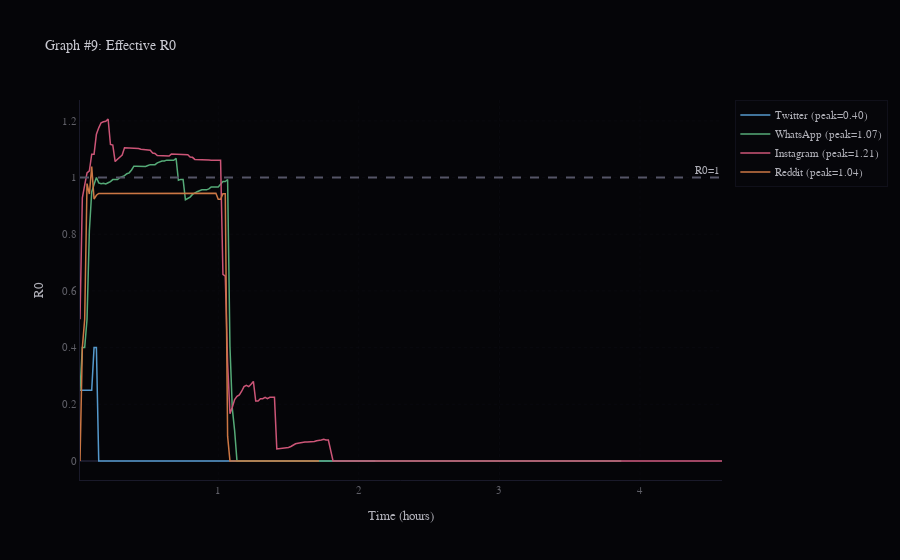

The notebook cell saved with this chart:
### Code cell
# Graph #9: R0 Timeline Per Platform (Fix 2: handle edge cases gracefully)
def plot_g9(fig, ax, dark=True):
    plotted = False
    for plat in [Platform.TWITTER, Platform.WHATSAPP, Platform.INSTAGRAM, Platform.REDDIT]:
        r = platform_results.get(plat)
        if r is None:
            continue
        c = PLATFORM_COLORS[plat] if dark else ACAD_PLAT_COLORS[plat]
        if r.r0_timeline and len(r.r0_timeline) > 1:
            ts = [t/3600 for t, _ in r.r0_timeline]; vs = [v for _, v in r.r0_timeline]
            l, = ax.plot(ts, vs, color=c, label=f'{PLATFORM_NAMES[plat]} (peak={r.r0_final:.2f})')
            if dark: add_subtle_glow(l)
            plotted = True
        else:
            # Show as annotation for platforms with minimal R0 data
            ax.scatter([0], [r.r0_final], color=c, marker='x', s=40, zorder=3,
                       label=f'{PLATFORM_NAMES[plat]} (peak={r.r0_final:.2f})')
    ax.axhline(y=1.0, color='#555566' if dark else '#888888', linestyle='--', linewidth=0.8, label='R0=1 threshold')
    ax.set_xlabel('Time (hours)'); ax.set_ylabel('Effective R0')
    ax.set_title('Graph #9: Effective Reproduction Number'); ax.legend(fontsize=7); ax.grid(True)

def plotly_g9():
    fig_p = go.Figure()
    for plat in [Platform.TWITTER, Platform.WHATSAPP, Platform.INSTAGRAM, Platform.REDDIT]:
        r = platform_results.get(plat)
        if r is None:
            continue
        if r.r0_timeline and len(r.r0_timeline) > 1:
            ts = [t/3600 for t, _ in r.r0_timeline]; vs = [v for _, v in r.r0_timeline]
            fig_p.add_trace(go.Scatter(x=ts, y=vs, mode='lines',
                name=f'{PLATFORM_NAMES[plat]} (peak={r.r0_final:.2f})',
                line=dict(color=PLATFORM_COLORS[plat], width=1.5)))
        else:
            fig_p.add_trace(go.Scatter(x=[0], y=[r.r0_final], mode='markers',
                name=f'{PLATFORM_NAMES[plat]} (peak={r.r0_final:.2f})',
                marker=dict(color=PLATFORM_COLORS[plat], size=8, symbol='x')))
    fig_p.add_hline(y=1.0, line_dash='dash', line_color='#555566', annotation_text='R0=1')
    fig_p.update_layout(title='Graph #9: Effective R0', xaxis_title='Time (hours)', yaxis_title='R0')
    return fig_p

plot_dual(9, 'r0_timeline', plot_g9, plotly_g9)

### Figure 1 — Plotly figure (JSON) as saved in the notebook; plotly's stock layout.template omitted (floating-point values rounded to 4 significant figures; data arrays with more than 128 entries replaced by an {"elided": "..."} marker saying what was removed)
{"data": [{"line": {"color": "#5599cc", "width": 1.5}, "mode": "lines", "name": "Twitter (peak=0.40)", "type": "scatter", "x": {"elided": "255 float values"}, "y": {"elided": "255 float values"}}, {"line": {"color": "#55aa77", "width": 1.5}, "mode": "lines", "name": "WhatsApp (peak=1.07)", "type": "scatter", "x": {"elided": "465 float values"}, "y": {"elided": "465 float values"}}, {"line": {"color": "#cc5577", "width": 1.5}, "mode": "lines", "name": "Instagram (peak=1.21)", "type": "scatter", "x": {"elided": "551 float values"}, "y": {"elided": "551 float values"}}, {"line": {"color": "#cc7744", "width": 1.5}, "mode": "lines", "name": "Reddit (peak=1.04)", "type": "scatter", "x": {"elided": "207 float values"}, "y": {"elided": "207 float values"}}], "layout": {"annotations": [{"showarrow": false, "text": "R0=1", "x": 1, "xanchor": "right", "xref": "x domain", "y": 1, "yanchor": "bottom", "yref": "y"}], "font": {"color": "#b0b0b8", "family": "Courier New, monospace", "size": 11}, "legend": {"bgcolor": "rgba(8,8,12,0.6)", "bordercolor": "#1a1a2a", "borderwidth": 0.5}, "paper_bgcolor": "#050508", "plot_bgcolor": "#050508", "shapes": [{"line": {"color": "#555566", "dash": "dash"}, "type": "line", "x0": 0, "x1": 1, "xref": "x domain", "y0": 1, "y1": 1, "yref": "y"}], "title": {"font": {"color": "#c8c8d0", "size": 14}, "text": "Graph #9: Effective R0"}, "xaxis": {"gridcolor": "#111118", "griddash": "dot", "gridwidth": 0.4, "linecolor": "#1a1a2a", "tickfont": {"color": "#606068"}, "title": {"text": "Time (hours)"}, "zerolinecolor": "#1a1a2a"}, "yaxis": {"gridcolor": "#111118", "griddash": "dot", "gridwidth": 0.4, "linecolor": "#1a1a2a", "tickfont": {"color": "#606068"}, "title": {"text": "R0"}, "zerolinecolor": "#1a1a2a"}}}
